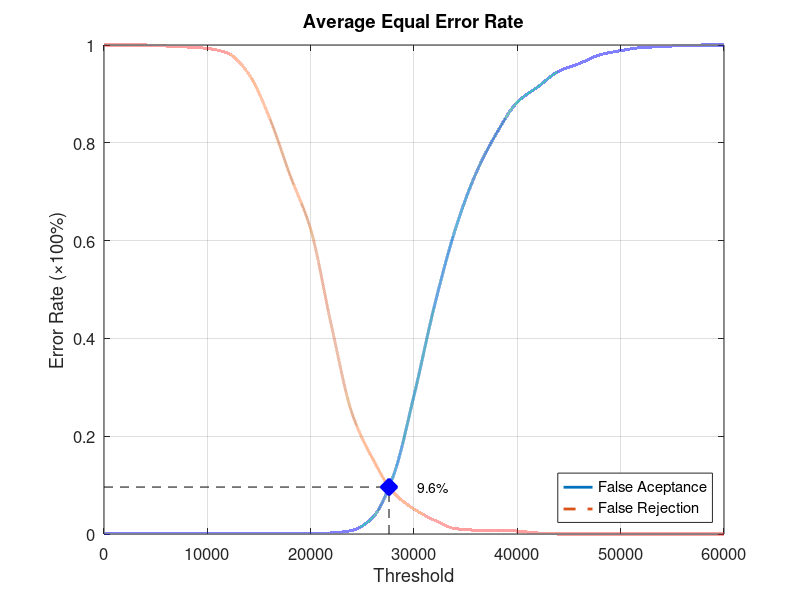
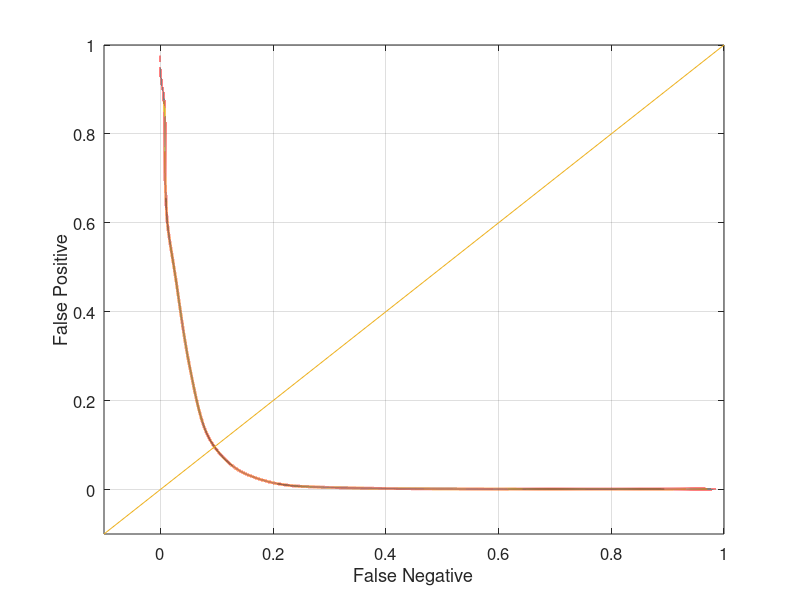

MATLAB code to generate these figures, in order:
function yEER = Database2Average
close all;
clear;
clc;
x = 0:2000:60000;
xq = 0:0.5:60000;

y0 = [0 0.00105263 0.00105263 0.00105263 0.00105263 0.00105263 0.00105263 0.00105263 0.00105263 0.00105263 0.00105263 0.00210526 0.00736842 0.0336842 0.118947 0.283158 0.468421 0.623158 0.737895 0.82 0.883158 0.914737 0.946316 0.962105 0.98 0.988421 0.994737 0.996842 0.998947 1 1];
yy0 = interp1(x, y0, xq, 'pchip');
y1 = [1 1 1 0.998 0.996 0.993 0.983 0.941 0.852 0.734 0.623 0.427 0.247 0.154 0.085 0.051 0.028 0.011 0.008 0.008 0.006 0.002 0 0 0 0 0 0 0 0 0];
yy1 = interp1(x, y1, xq, 'pchip');

% Calculating EER: 
y2 = abs(y0 - y1);
find(y2 == min(y2))
yy2 = abs(yy0 - yy1);
xEER = find(yy2 == min(yy2));
xEERIndex = xq(xEER) % X-axis EER
yEER = yy0(xEER) % Y-axis EER

main = figure
plot(xq, yy0,'-','LineWidth', 2);	hold on
plot(xq, yy1,'--','LineWidth', 2);	hold on
plot([xEERIndex xEERIndex], [0 yEER], 'k--');	hold on
plot([0 xEERIndex], [yEER yEER], 'k--');	hold on
plot(xEERIndex, yEER, 'bx', 'LineWidth', 10);	hold on
text(xEERIndex + 10 * xEERIndex / 100, yEER, [num2str(round((10000 * yEER)) / 100) '%'])
legend('False Aceptance', 'False Rejection', 'Location', 'SouthEast')
xlabel('Threshold')
ylabel('Error Rate (\times100%)')
title('Average Equal Error Rate')
set(gca, 'FontSize', 12)
axis([0 60000 0 1])
grid on

print(main, 'Database2AverageMain', '-dpng');
FNRxFPR = figure('Color', [1 1 1]);
plot(yy1, yy0, '-', yy1, yy0, 'LineWidth', 2);
hold on
y = -0.1:0.1:1
plot(y, y); 
set(gca, 'FontSize', 12)
xlabel('False Negative')
ylabel('False Positive')
axis([-0.1 1 -0.1 1])
set(gca, 'FontSize', 12)
grid on

print(FNRxFPR, 'Database2AverageFNRxFPR','-dpng');
end
